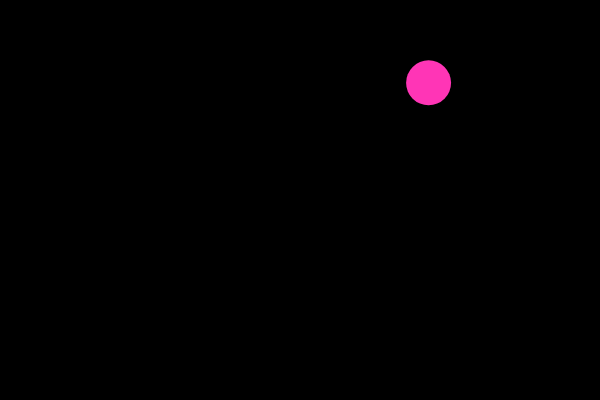
Frame 1 (no input)
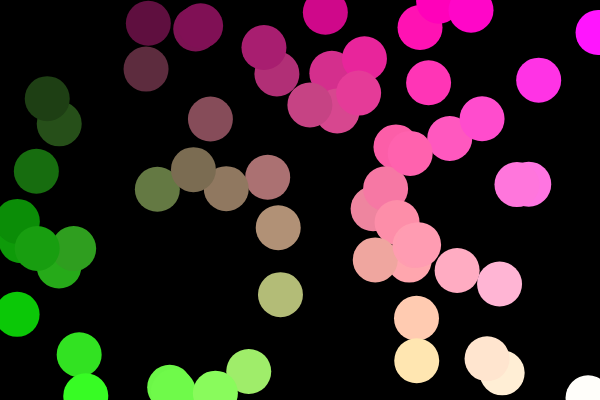
Frame 60 (no input)
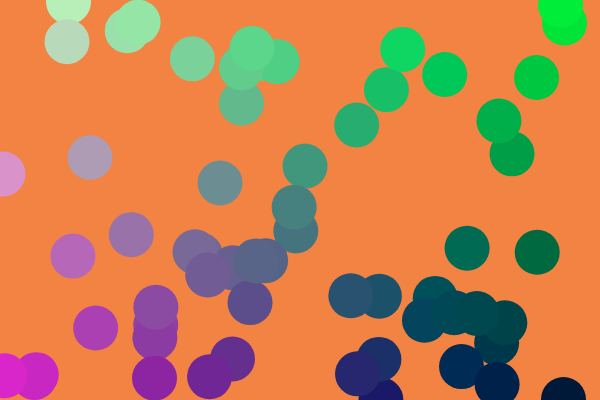
Frame 120 (the mouse pressed at the canvas centre since frame 60)

The p5.js sketch that drew these frames (run headless with seeded random() and noise() and a simulated clock; from frame 60 on, the mouse is pressed at the canvas centre):

// p5.js sketch
// ── sketch.js
//Lesson: Create a random painting
//Use color gradient, different shapes and sizes
var rnc = {
    x1: 0,
    x2: 255,
    y1: 0,
    y2: 255,
    z1: 0,
    z2: 255
};
var pt = {
    x: 100,
    y: 50
};
var col = {
    r: 255,
    g: 0,
    b: 0
};

function setup() {
    createCanvas(600, 400);
    background(0);
    noStroke();
}

function mousePressed() {
    col.b = random(0, 255);
    col.g = random(0, 255);
    col.r = random(0, 255);
    background(col.b, col.g, col.r);
    rnc.x1 = random(0, 255);
    rnc.x2 = random(0, 255);
    rnc.y1 = random(0, 255);
    rnc.y2 = random(0, 255);
    rnc.z1 = random(0, 255);
    rnc.z2 = random(0, 255);
}

function draw() {
    pt.x = random(0, width);
    pt.y = random(0, height);
    col.b = map(pt.x, 0, width, rnc.x1, rnc.x2);
    col.g = map(pt.y, 0, height, rnc.y1, rnc.y2);
    col.r = map(pt.x, 0, height, rnc.z1, rnc.z2);
    fill(col.r, col.g, col.b);
    ellipse(pt.x, pt.y, 45);
}
